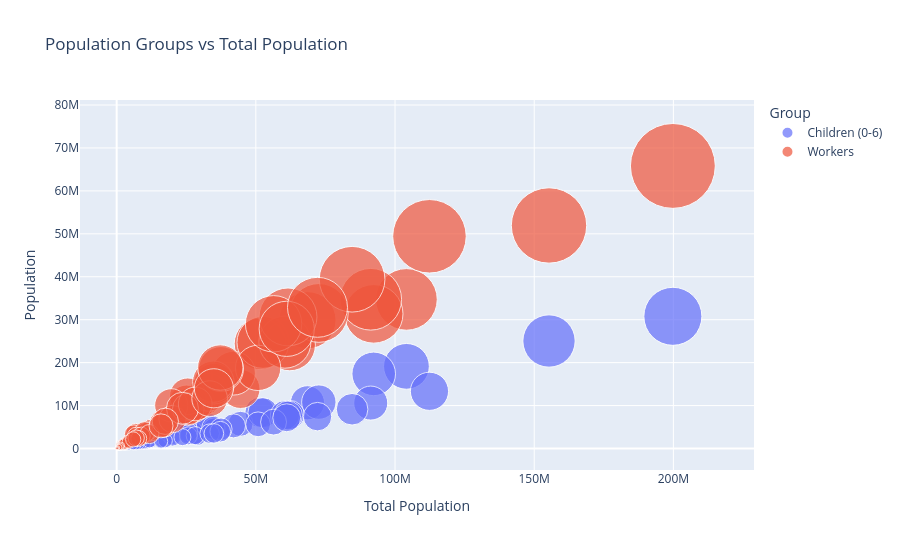

Notebook cell for this chart:
### Code cell
df = df_pca[df_pca['Level'] == 'STATE']
df_plot = pd.DataFrame({
    'State': df['Name'],
    'Total Population': df['Total Population Person'],
    'Children (0-6)': df['Population in the age group 0-6 Person'],
    'Workers': df['Total Worker Population Person']
})
df_melt = df_plot.melt(
    id_vars=['State', 'Total Population'],
    value_vars=['Children (0-6)', 'Workers'],
    var_name='Group',
    value_name='Population'
)
fig = px.scatter(
    df_melt,
    x='Total Population',
    y='Population',
    color='Group',
    size='Population',
    hover_name='State',
    title='Population Groups vs Total Population',
    size_max=60
)
fig.update_layout(height=550)
color_discrete_map={
    'Children (0-6)': '#42A5F5',
    'Workers': '#EF5350'
}
chart2=fig
chart2
